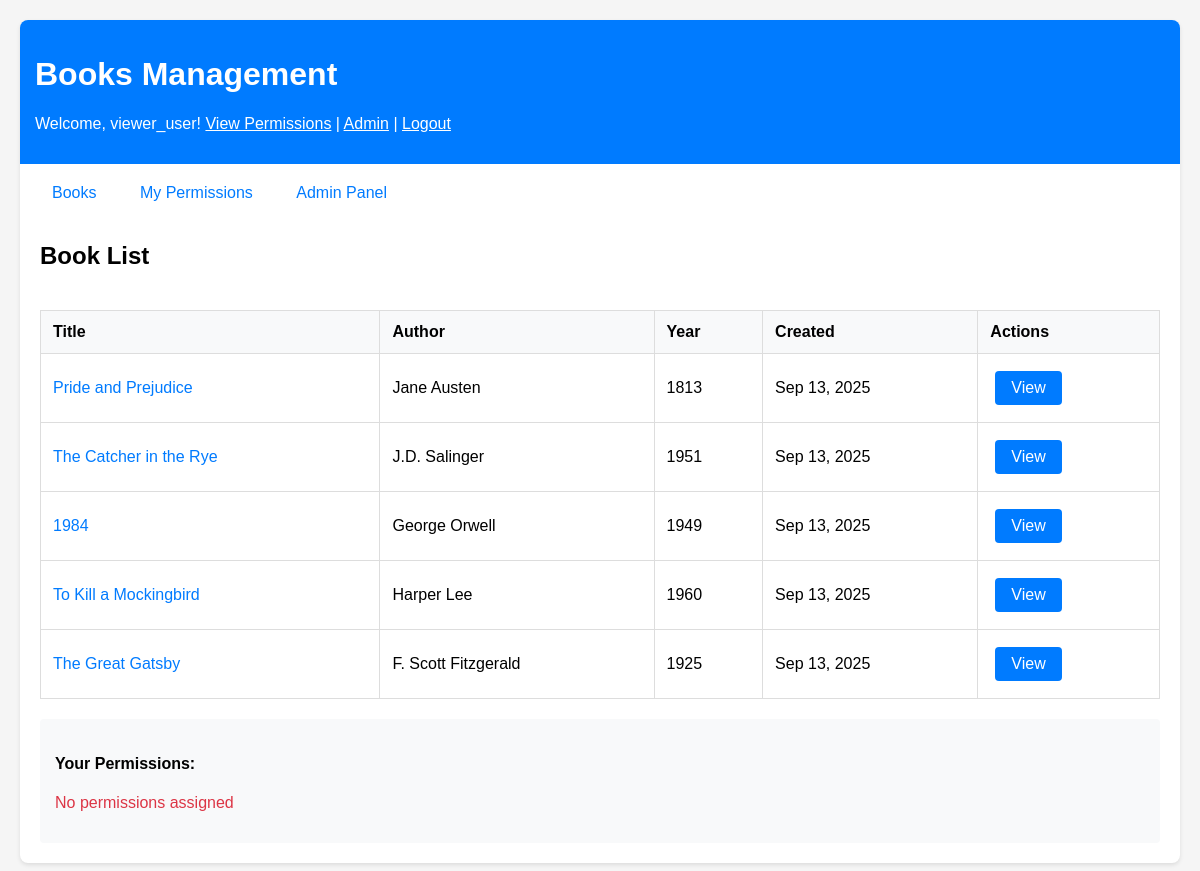
The page /bookshelf/ (signed in) on the database its author committed.
### bookshelf/models.py (models this page shows, shortened)
class CustomUser(AbstractUser):
    date_of_birth = models.DateField(
        null=True,
        blank=True,
        help_text="User's date of birth"
    )
    profile_photo = models.ImageField(
        upload_to='profile_photos/',
        null=True,
        blank=True,
        help_text="User's profile photo"
    )
    objects = CustomUserManager()

class Book(models.Model):
    title = models.CharField(max_length=200)
    author = models.CharField(max_length=100)
    publication_year = models.IntegerField()
    created_at = models.DateTimeField(auto_now_add=True)
    class Meta:
        ordering = ['-created_at', 'title']
        verbose_name = "Book"
        verbose_name_plural = "Books"
        permissions = (
            ("can_view", "Can view book details"),
            ("can_create", "Can create new books"),
            ("can_edit", "Can edit existing books"),
            ("can_delete", "Can delete books"),
        )

### bookshelf/views.py (the view)
# urls.py: path('', views.book_list_view, name='book_list'),
@login_required
@permission_required('bookshelf.can_view', raise_exception=True)
def book_list_view(request):
    books = Book.objects.all()
    context = {
        'books': books,
        'user': request.user,
        'can_create': request.user.has_perm('bookshelf.can_create'),
        'can_edit': request.user.has_perm('bookshelf.can_edit'),
        'can_delete': request.user.has_perm('bookshelf.can_delete'),
    }
    return render(request, 'bookshelf/book_list.html', context)

### bookshelf/templates/bookshelf/book_list.html (shortened to what this page needs)
{% extends 'bookshelf/base.html' %}
{% block header %}Books Management{% endblock %}
{% block content %}
<div style="display: flex; justify-content: space-between; align-items: center; margin-bottom: 20px;">
    <h2>Book List</h2>
</div>
{% if books %}
    <div style="overflow-x: auto;">
        <table style="width: 100%; border-collapse: collapse;">
            <thead>
                <tr style="background-color: #f8f9fa;">
                    <th style="padding: 12px; border: 1px solid #ddd; text-align: left;">Title</th>
                    <th style="padding: 12px; border: 1px solid #ddd; text-align: left;">Author</th>
                    <th style="padding: 12px; border: 1px solid #ddd; text-align: left;">Year</th>
                    <th style="padding: 12px; border: 1px solid #ddd; text-align: left;">Created</th>
                    <th style="padding: 12px; border: 1px solid #ddd; text-align: left;">Actions</th>
                </tr>
            </thead>
            <tbody>
                {% for book in books %}
                <tr>
                    <td style="padding: 12px; border: 1px solid #ddd;">
                        <a href="{% url 'bookshelf:book_detail' book.id %}" style="color: #007bff; text-decoration: none;">
                            {{ book.title }}
                        </a>
                    </td>
                    <td style="padding: 12px; border: 1px solid #ddd;">{{ book.author }}</td>
                    <td style="padding: 12px; border: 1px solid #ddd;">{{ book.publication_year }}</td>
                    <td style="padding: 12px; border: 1px solid #ddd;">{{ book.created_at|date:"M d, Y" }}</td>
                    <td style="padding: 12px; border: 1px solid #ddd;">
                        <a href="{% url 'bookshelf:book_detail' book.id %}" class="btn">View</a>
                    </td>
                </tr>
                {% endfor %}
            </tbody>
        </table>
    </div>
{% endif %}
<div style="margin-top: 20px; padding: 15px; background-color: #f8f9fa; border-radius: 4px;">
    <h4>Your Permissions:</h4>
    <p>
        {% if not can_view and not can_create and not can_edit and not can_delete %}
            <span style="color: #dc3545;">No permissions assigned</span>
        {% endif %}
    </p>
</div>
{% endblock %}

### bookshelf/templates/bookshelf/base.html (shortened to what this page needs)
<!DOCTYPE html>
<html lang="en">
<head>
</head>
<body>
    <div class="container">
        <div class="header">
            <h1>{% block header %}Library Management System{% endblock %}</h1>
            {% if user.is_authenticated %}
                <p>Welcome, {{ user.username }}!
                   <a href="{% url 'bookshelf:user_permissions' %}" style="color: white;">View Permissions</a> |
                   <a href="/admin/" style="color: white;">Admin</a> |
                   <a href="/admin/logout/" style="color: white;">Logout</a>
                </p>
            {% endif %}
        </div>
        <div class="nav">
            <a href="{% url 'bookshelf:book_list' %}">Books</a>
            <a href="{% url 'bookshelf:user_permissions' %}">My Permissions</a>
            <a href="/admin/">Admin Panel</a>
        </div>
        {% block content %}
        {% endblock %}
    </div>
</body>
</html>

### bookshelf/templates/bookshelf/base.html (style rules this page uses)
body { font-family: Arial, sans-serif; margin: 0; padding: 20px; background-color: #f5f5f5; }
.container { max-width: 1200px; margin: 0 auto; background-color: white; padding: 20px; border-radius: 8px; box-shadow: 0 2px 4px rgba(0,0,0,0.1); }
.header { background-color: #007bff; color: white; padding: 15px; margin: -20px -20px 20px -20px; border-radius: 8px 8px 0 0; }
.nav { margin-bottom: 20px; }
.nav a { color: #007bff; text-decoration: none; margin-right: 15px; padding: 8px 12px; border-radius: 4px; transition: background-color 0.3s; }
.btn { display: inline-block; padding: 8px 16px; background-color: #007bff; color: white; text-decoration: none; border-radius: 4px; border: none; cursor: pointer; margin: 5px; }

### rows shown on the page
CustomUser: username "viewer_user"
Book: title "Pride and Prejudice", author "Jane Austen", publication_year "1813", created_at "Sep 13, 2025"
Book: title "The Catcher in the Rye", author "J.D. Salinger", publication_year "1951", created_at "Sep 13, 2025"
Book: title "1984", author "George Orwell", publication_year "1949", created_at "Sep 13, 2025"
Book: title "To Kill a Mockingbird", author "Harper Lee", publication_year "1960", created_at "Sep 13, 2025"
Book: title "The Great Gatsby", author "F. Scott Fitzgerald", publication_year "1925", created_at "Sep 13, 2025"
